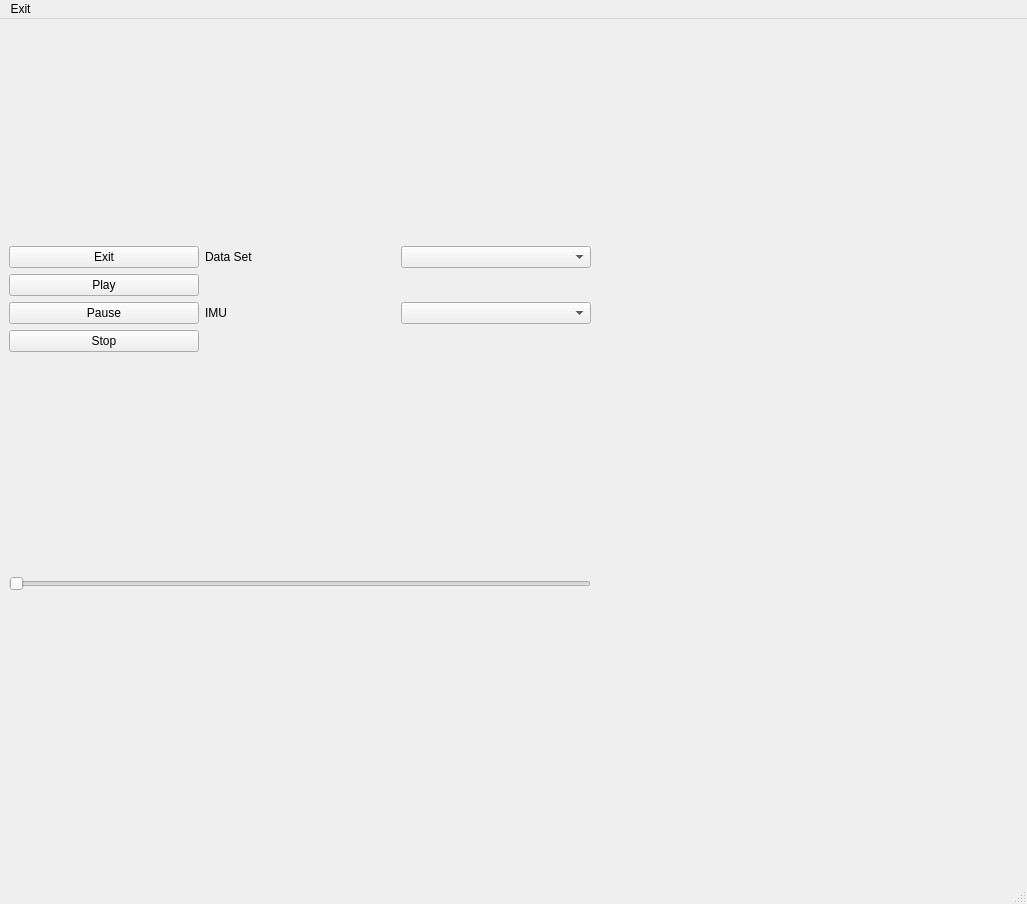
<?xml version="1.0" encoding="UTF-8"?>
<ui version="4.0">
 <class>IMU_Display</class>
 <widget class="QMainWindow" name="IMU_Display">
  <property name="geometry">
   <rect>
    <x>0</x>
    <y>0</y>
    <width>1027</width>
    <height>904</height>
   </rect>
  </property>
  <property name="windowTitle">
   <string>IMU Window</string>
  </property>
  <widget class="QWidget" name="centralwidget">
   <property name="maximumSize">
    <size>
     <width>600</width>
     <height>800</height>
    </size>
   </property>
   <layout class="QGridLayout" name="gridLayout_2">
    <item row="0" column="0">
     <layout class="QVBoxLayout" name="verticalLayout_2">
      <property name="spacing">
       <number>-1</number>
      </property>
      <property name="topMargin">
       <number>0</number>
      </property>
      <item>
       <layout class="QHBoxLayout" name="hzTop">
        <item>
         <layout class="QVBoxLayout" name="vertPlots"/>
        </item>
        <item>
         <layout class="QVBoxLayout" name="gyroPlots"/>
        </item>
       </layout>
      </item>
      <item>
       <layout class="QGridLayout" name="gridLayout">
        <item row="1" column="1">
         <widget class="QLabel" name="label_3">
          <property name="text">
           <string>IMU</string>
          </property>
         </widget>
        </item>
        <item row="1" column="2">
         <widget class="QComboBox" name="comboIMU"/>
        </item>
        <item row="0" column="2">
         <widget class="QComboBox" name="comboData"/>
        </item>
        <item row="0" column="1">
         <widget class="QLabel" name="label_2">
          <property name="text">
           <string>Data Set</string>
          </property>
         </widget>
        </item>
        <item row="0" column="0">
         <widget class="QPushButton" name="btnExit">
          <property name="text">
           <string>Exit</string>
          </property>
         </widget>
        </item>
        <item row="1" column="0">
         <layout class="QVBoxLayout" name="verticalLayout">
          <item>
           <widget class="QPushButton" name="buttonPlay">
            <property name="text">
             <string>Play</string>
            </property>
           </widget>
          </item>
          <item>
           <widget class="QPushButton" name="buttonPause">
            <property name="text">
             <string>Pause</string>
            </property>
           </widget>
          </item>
          <item>
           <widget class="QPushButton" name="buttonStop">
            <property name="text">
             <string>Stop</string>
            </property>
           </widget>
          </item>
         </layout>
        </item>
       </layout>
      </item>
     </layout>
    </item>
    <item row="1" column="0">
     <widget class="QSlider" name="positionSlider">
      <property name="orientation">
       <enum>Qt::Horizontal</enum>
      </property>
     </widget>
    </item>
   </layout>
  </widget>
  <widget class="QMenuBar" name="menubar">
   <property name="geometry">
    <rect>
     <x>0</x>
     <y>0</y>
     <width>1027</width>
     <height>22</height>
    </rect>
   </property>
   <widget class="QMenu" name="menuExit">
    <property name="title">
     <string>Exit</string>
    </property>
   </widget>
   <addaction name="menuExit"/>
  </widget>
  <widget class="QStatusBar" name="statusbar"/>
 </widget>
 <tabstops>
  <tabstop>btnExit</tabstop>
  <tabstop>comboData</tabstop>
  <tabstop>comboIMU</tabstop>
  <tabstop>buttonPlay</tabstop>
  <tabstop>buttonPause</tabstop>
  <tabstop>buttonStop</tabstop>
  <tabstop>positionSlider</tabstop>
 </tabstops>
 <resources/>
 <connections>
  <connection>
   <sender>btnExit</sender>
   <signal>clicked()</signal>
   <receiver>IMU_Display</receiver>
   <slot>close()</slot>
   <hints>
    <hint type="sourcelabel">
     <x>102</x>
     <y>619</y>
    </hint>
    <hint type="destinationlabel">
     <x>426</x>
     <y>370</y>
    </hint>
   </hints>
  </connection>
 </connections>
</ui>
